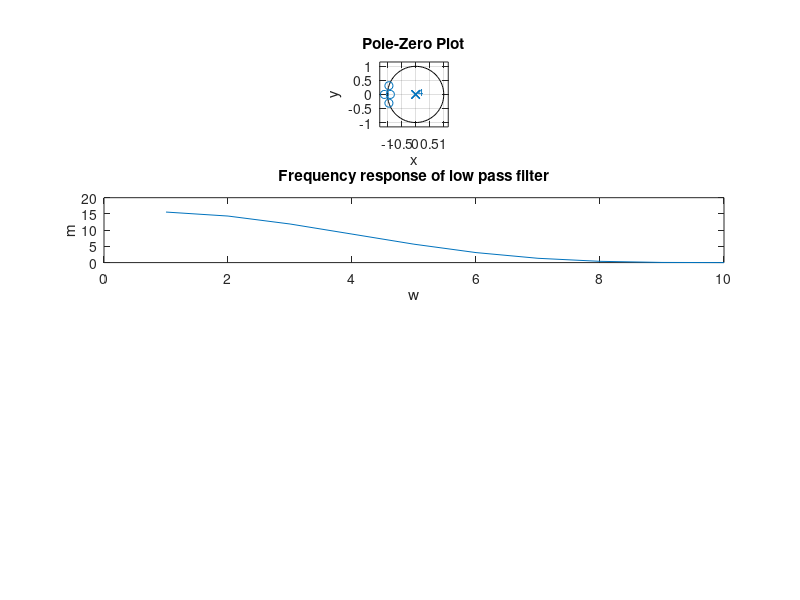

This figure's MATLAB source: (Note: this script raises an error after producing the figure.)
clear all
clc

z = [-0.9, -(1/0.9), exp(1i*0.9*pi), exp(-1i*0.9*pi)];
p = zeros(1,4);

figure
subplot(4,1,1);
zplane(z', p')
xlabel('x');
ylabel('y');
title('Pole-Zero Plot');

[n, d] = zp2tf(z', p', 1);
w = 0.1:0.1*pi:pi;
[H, w] = freqz(n, d, w);
m = abs(H);

subplot(4,1,2);
plot(m)
xlabel('w');
ylabel('m');
title('Frequency response of low pass filter');

load chirp;
L = filter(n, d, y);
% sound(L)

subplot(4,1,3);
plot(y)
xlabel('x');
ylabel('y');
title('Original sound');

subplot(4,1,4);
plot(L)
xlabel('x');
ylabel('y');
title('Filter output');
